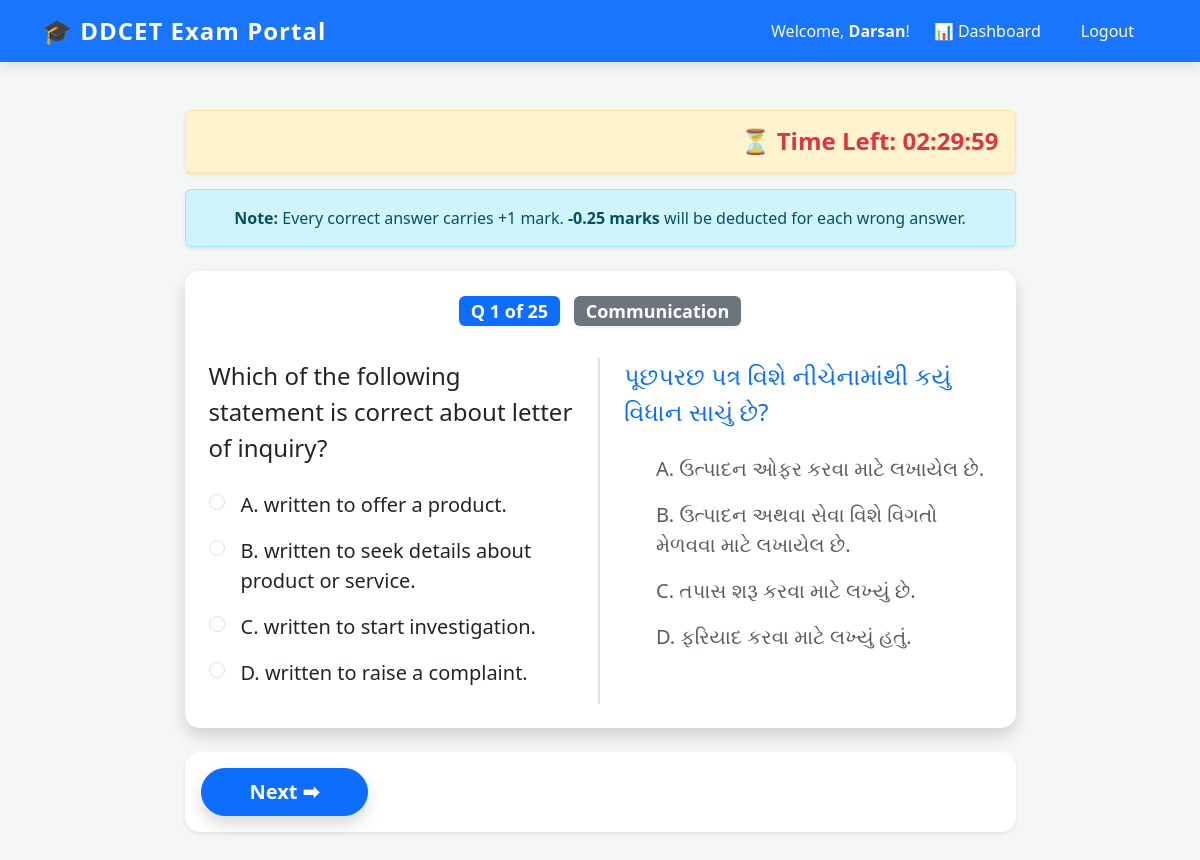
The app's page / (signed in) with its own data.
### quiz/models.py (models this page shows, shortened)
class DDCETQuestion(models.Model):
    subject = models.CharField(max_length=100)
    question_text = models.TextField()
    option_a = models.CharField(max_length=200)
    option_b = models.CharField(max_length=200)
    option_c = models.CharField(max_length=200)
    option_d = models.CharField(max_length=200)
    question_text_guj = models.TextField(blank=True, null=True)
    option_a_guj = models.CharField(max_length=200, blank=True, null=True)
    option_b_guj = models.CharField(max_length=200, blank=True, null=True)
    option_c_guj = models.CharField(max_length=200, blank=True, null=True)
    option_d_guj = models.CharField(max_length=200, blank=True, null=True)
    correct_answer = models.CharField(max_length=1)

### quiz/views.py (the view, shortened to what this page needs)
# urls.py: path('', views.quiz_home, name='quiz_home'),
@login_required(login_url='login')
def quiz_home(request):
    questions = DDCETQuestion.objects.order_by('?')[:25]
    return render(request, 'quiz/home.html', {'questions': questions})

### quiz/templates/quiz/home.html (shortened to what this page needs)
{% extends 'quiz/base.html' %}
{% block content %}
<div class="row justify-content-center">
    <div class="col-md-9">
        <div class="alert alert-warning text-end shadow-sm sticky-top mb-3" style="top: 80px; z-index: 100;">
            <h4 class="mb-0 text-danger fw-bold">
                ⏳ Time Left: <span id="timer-display">02:30:00</span>
            </h4>
        </div>
        <div class="alert alert-info text-center mb-4 shadow-sm">
            <strong>Note:</strong> Every correct answer carries +1 mark. <strong>-0.25 marks</strong> will be deducted for each wrong answer.
        </div>
        <form method="POST" id="quiz-form">
          {% for q in questions %}
                <div class="card shadow mb-4 border-0 question-step" id="step-{{ forloop.counter0 }}" style="display: none; border-radius: 15px;">
                    <div class="card-header bg-white border-bottom-0 pt-4 pb-2" style="border-radius: 15px 15px 0 0;">
                        <h4 class="fw-bold text-dark text-center">
                            <span class="badge bg-primary me-2 shadow-sm">Q {{ forloop.counter }} of {{ questions|length }}</span>
                            <span class="badge bg-secondary shadow-sm">{{ q.subject }}</span>
                        </h4>
                    </div>
                    <div class="card-body px-4 pb-4">
                        <div class="row">
                            <div class="col-md-6 border-end border-2 pe-4">
                                <h4 class="mb-4 lh-base text-dark">{{ q.question_text }}</h4>
                                <div class="form-check mb-3 custom-radio">
                                    <input class="form-check-input" type="radio" name="question_{{ q.id }}" value="A" id="q{{ q.id }}A">
                                    <label class="form-check-label ms-2 fs-5" for="q{{ q.id }}A">A. {{ q.option_a }}</label>
                                </div>
                                <div class="form-check mb-3 custom-radio">
                                    <input class="form-check-input" type="radio" name="question_{{ q.id }}" value="B" id="q{{ q.id }}B">
                                    <label class="form-check-label ms-2 fs-5" for="q{{ q.id }}B">B. {{ q.option_b }}</label>
                                </div>
                                <div class="form-check mb-3 custom-radio">
                                    <input class="form-check-input" type="radio" name="question_{{ q.id }}" value="C" id="q{{ q.id }}C">
                                    <label class="form-check-label ms-2 fs-5" for="q{{ q.id }}C">C. {{ q.option_c }}</label>
                                </div>
                                <div class="form-check mb-3 custom-radio">
                                    <input class="form-check-input" type="radio" name="question_{{ q.id }}" value="D" id="q{{ q.id }}D">
                                    <label class="form-check-label ms-2 fs-5" for="q{{ q.id }}D">D. {{ q.option_d }}</label>
                                </div>
                            </div>
                            <div class="col-md-6 ps-4">
                                <h4 class="mb-4 lh-base text-primary">{{ q.question_text_guj }}</h4>
                                <div class="mb-3 ps-4">
                                    <label class="ms-2 fs-5 text-muted">A. {{ q.option_a_guj }}</label>
                                </div>
                                <div class="mb-3 ps-4">
                                    <label class="ms-2 fs-5 text-muted">B. {{ q.option_b_guj }}</label>
                                </div>
                                <div class="mb-3 ps-4">
                                    <label class="ms-2 fs-5 text-muted">C. {{ q.option_c_guj }}</label>
                                </div>
                                <div class="mb-3 ps-4">
                                    <label class="ms-2 fs-5 text-muted">D. {{ q.option_d_guj }}</label>
                                </div>
                            </div>
                        </div>
                    </div>
                </div>
            {% endfor %}
            <div class="d-flex justify-content-between align-items-center mt-4 mb-5 p-3 bg-white shadow-sm" style="border-radius: 15px;">
                <button type="button" class="btn btn-primary btn-lg rounded-pill px-5 fw-bold shadow" id="next-btn" onclick="changeQuestion(1)">
                    Next ➡
                </button>
            </div>
        </form>
    </div>
</div>
{% endblock %}

### quiz/templates/quiz/base.html (shortened to what this page needs)
<!DOCTYPE html>
<html lang="en">
<head>
    <link href="https://cdn.jsdelivr.net/npm/bootstrap@5.3.0/dist/css/bootstrap.min.css" rel="stylesheet">
</head>
<body>
    <nav class="navbar navbar-expand-lg navbar-dark glass-nav sticky-top">
        <div class="container">
            <a class="navbar-brand" href="/">🎓 DDCET Exam Portal</a>
            <div class="collapse navbar-collapse" id="navbarNav">
                <ul class="navbar-nav ms-auto align-items-center">
                    {% if user.is_authenticated %}
                        <li class="nav-item me-3">
                            <span class="text-light">Welcome, <strong>{{ user.username }}</strong>!</span>
                        </li>
                        <li class="nav-item">
                            <a class="nav-link text-white btn btn-outline-light border-0 me-2" href="/dashboard/">📊 Dashboard</a>
                        </li>
                        <li class="nav-item">
                            <a class="nav-link text-white btn btn-danger rounded-pill px-4" href="/logout/">Logout</a>
                        </li>
                    {% endif %}
                </ul>
            </div>
        </div>
    </nav>
    <div class="container mt-5 mb-5">
        {% block content %}
        {% endblock %}
    </div>
</body>
</html>

### quiz/templates/quiz/base.html (style rules this page uses)
body { background-color: #f4f7f6; font-family: 'Segoe UI', Tahoma, Geneva, Verdana, sans-serif; }
.navbar-brand { font-weight: 800; letter-spacing: 1px; font-size: 1.5rem; }
.nav-link { font-weight: 500; }
.glass-nav { background: rgba(13, 110, 253, 0.95); backdrop-filter: blur(10px); box-shadow: 0 4px 12px rgba(0,0,0,0.1); }

### records on screen
DDCETQuestion: questions "25", subject "Communication", question_text "Which of the following statement is correct about letter of inquiry?", option_a "written to offer a product.", option_b "written to seek details about product or service.", option_c "written to start investigation.", option_d "written to raise a complaint.", question_text_guj "પૂછપરછ પત્ર વિશે નીચેનામાંથી કયું વિધાન સાચું છે?", option_a_guj "ઉત્પાદન ઓફર કરવા માટે લખાયેલ છે.", option_b_guj "ઉત્પાદન અથવા સેવા વિશે વિગતો મેળવવા માટે લખાયેલ છે.", option_c_guj "તપાસ શરૂ કરવા માટે લખ્યું છે.", option_d_guj "ફરિયાદ કરવા માટે લખ્યું હતું."

### other values on screen
{{ user.username }} "Darsan"
